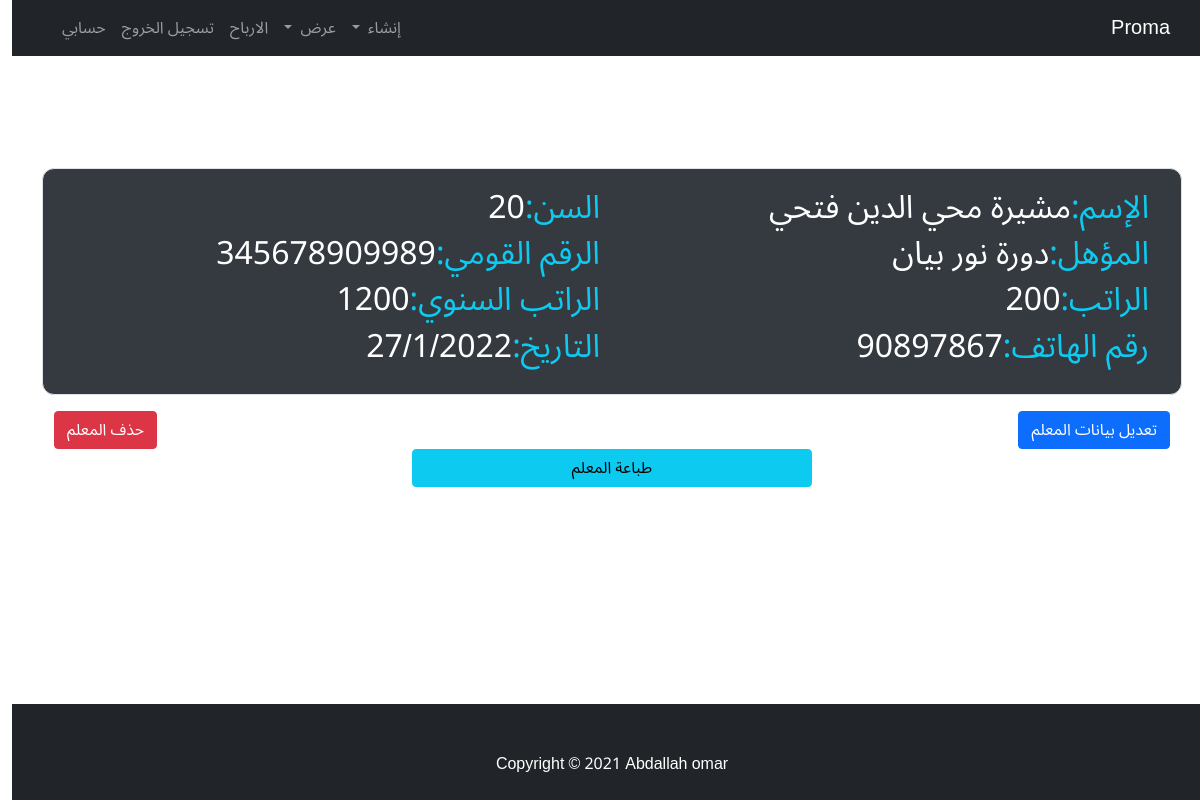
Screenshot of /teachers/6 (signed in) with the database file from the repository.
### home_app/models.py (models this page shows, shortened)
class techers(models.Model):
    user = models.ForeignKey(User, verbose_name=("المستخدم"), on_delete=models.CASCADE)
    name = models.CharField(max_length=50, verbose_name="الاسم")
    age = models.IntegerField(verbose_name="السن")
    qualification = models.CharField(max_length=50, verbose_name="المؤهل")
    number_kawme = models.IntegerField(verbose_name="الرقم القومي")
    Salary = models.IntegerField(verbose_name="المرتب الشهري")
    number_phone = models.IntegerField(verbose_name="رقم هاتف المعلمة")
    rateb = models.IntegerField(verbose_name="الراتب السنوي", null=True ,blank=True)
    date = models.DateTimeField(auto_now=True, verbose_name="التاريخ")
    add_date = models.DateField(auto_now=False, auto_now_add=False, verbose_name="التاريخ",null=True,blank=True)
    def __str__(self):
        return self.name
    class Meta:
        verbose_name_plural = 'techers'

### home_app/views.py (the view)
# urls.py: path('teachers/<int:id>', techer_detail, name="techer_detail"),
@login_required
def techer_detail(request, id):
    techer_detail = techers.objects.filter(id=id, user=request.user)
    return render(request, 'project/techer_detail.html', context={'techer':techer_detail})

### home_app/templates/project/techer_detail.html (shortened to what this page needs)
{% extends 'short_base.html' %}
{% block body %}
<div class="container mt-4">
    {% for techer in techer %}
    <div class="row border">
        <h2 class="col-sm-12 col-xs-12 col-md-6 col-lg-6 col-xl-6"><span class="text-info">الإسم:</span>{{techer}}</h2>
        <h2 class="col-sm-12 col-xs-12 col-md-6 col-lg-6 col-xl-6"><span class="text-info">السن:</span>{{techer.age}}</h2>
        <h2 class="col-sm-12 col-xs-12 col-md-6 col-lg-6 col-xl-6"><span class="text-info">المؤهل:</span>{{techer.qualification}}</h2>
        <h2 class="col-sm-12 col-xs-12 col-md-6 col-lg-6 col-xl-6"><span class="text-info">الرقم القومي:</span>{{techer.number_kawme}}</h2>
        <h2 class="col-sm-12 col-xs-12 col-md-6 col-lg-6 col-xl-6"><span class="text-info">الراتب:</span>{{techer.Salary}}</h2>
        <h2 class="col-sm-12 col-xs-12 col-md-6 col-lg-6 col-xl-6"><span class="text-info">الراتب السنوي:</span>{{techer.rateb}}</h2>
        <h2 class="col-sm-12 col-xs-12 col-md-6 col-lg-6 col-xl-6"><span class="text-info">رقم الهاتف:</span>{{techer.number_phone}}</h2>
        <h2 class="col-sm-12 col-xs-12 col-md-6 col-lg-6 col-xl-6"><span class="text-info">التاريخ:</span>{{techer.date|date:"j/n/Y"}}</h2>
    </div>
    <div class="row mt-3">
        <div class="col-6"><a href="{% url 'app:edit_techer'  techer.id %}" class="btn btn-primary">تعديل بيانات المعلم</a></div>
        <div class="col-6 text-end align-self-end"><a href="{% url 'app:delete_techer'  techer.id %}" class="btn btn-danger">حذف المعلم</a></div>
    </div>
</div>
<div class="row">
    <div class="col text-center">
      <button onclick="window.print();" class="btn btn-info col-4">طباعة المعلم</button>
    </div>
</div>
{% endfor %}
{% endblock %}

### home_app/templates/short_base.html (style rules this page uses)
* { font-family: 'Noto Sans Arabic', sans-serif; }

### home_app/templates/project/techer_detail.html (style rules this page uses)
.border { border: 2px solid #000; border-radius: 12px; padding: 20px; margin-top: 10%; background-color: #343a40; color: #fff; }

### rows the page displays
techers: name "مشيرة محي الدين فتحي", age "20", qualification "دورة نور بيان", number_kawme "345678909989", Salary "200", rateb "1200", number_phone "90897867", date "27/1/2022"
